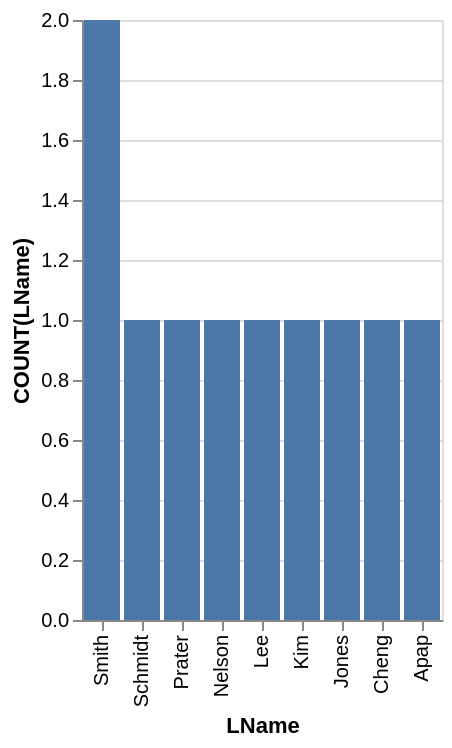

Express this chart as Vega-Lite.
### Vega-Lite specification from a JSON file in a GitHub repository (floating-point values rounded to 4 significant figures)
{"data": {"values": [{"x_data": "Apap", "y_data": 1}, {"x_data": "Cheng", "y_data": 1}, {"x_data": "Jones", "y_data": 1}, {"x_data": "Kim", "y_data": 1}, {"x_data": "Lee", "y_data": 1}, {"x_data": "Nelson", "y_data": 1}, {"x_data": "Prater", "y_data": 1}, {"x_data": "Schmidt", "y_data": 1}, {"x_data": "Smith", "y_data": 2}]}, "mark": "bar", "encoding": {"x": {"field": "x_data", "type": "nominal", "title": "LName", "sort": "descending"}, "y": {"field": "y_data", "type": "quantitative", "title": "COUNT(LName)"}}}
